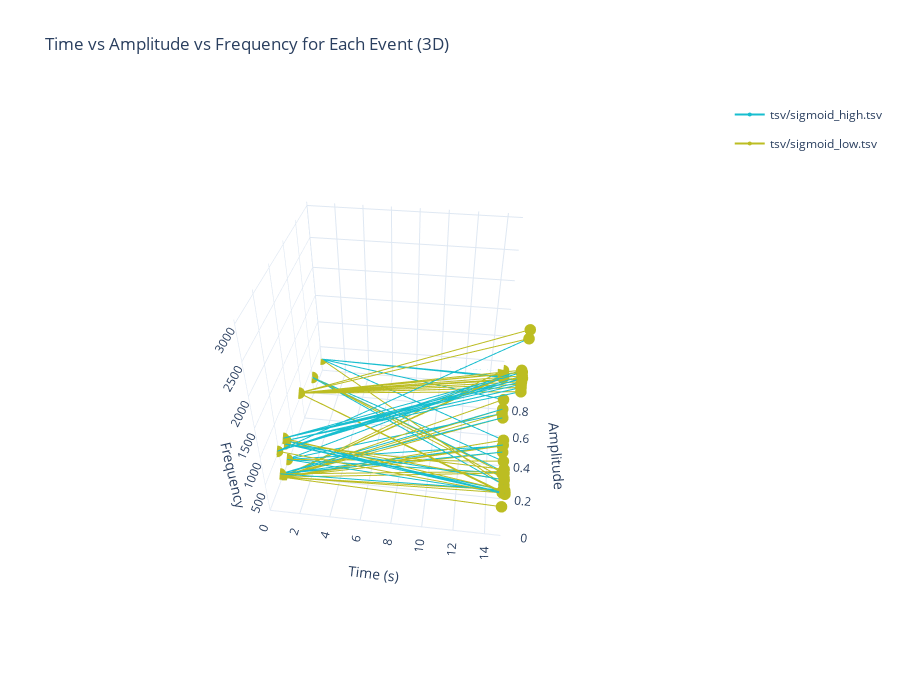

Notebook code cell kept with this figure:
### Markdown cell above
3D for data with time domain

### Code cell
from py_scripts.multiplotter import plot_combined_3d

plot_combined_3d(files=['tsv/sigmoid_high.tsv', 'tsv/sigmoid_low.tsv'])

# Sample usage:
# plot_combined_3d(files=['file1.tsv', 'file2.tsv'], labels=['File1', 'File2'])
# or
# plot_combined_3d(dfs=[df1, df2], labels=['DataFrame1', 'DataFrame2'])

### Figure 1 — Plotly figure (JSON) as saved in the notebook; plotly's stock layout.template omitted (floating-point values rounded to 4 significant figures)
{"data": [{"legendgroup": "tsv/sigmoid_high.tsv", "line": {"color": "#17becf", "width": 2}, "marker": {"color": "#17becf", "size": 4}, "mode": "lines+markers", "name": "tsv/sigmoid_high.tsv", "showlegend": true, "type": "scatter3d", "x": [0, 15], "y": [0.185, 0.1276], "z": [31.25, 97.37]}, {"legendgroup": "tsv/sigmoid_high.tsv", "line": {"color": "#17becf", "width": 2}, "marker": {"color": "#17becf", "size": 4}, "mode": "lines+markers", "name": "tsv/sigmoid_high.tsv", "showlegend": false, "type": "scatter3d", "x": [0, 15], "y": [0.2831, 0.7301], "z": [75, 105.3]}, {"legendgroup": "tsv/sigmoid_high.tsv", "line": {"color": "#17becf", "width": 2}, "marker": {"color": "#17becf", "size": 4}, "mode": "lines+markers", "name": "tsv/sigmoid_high.tsv", "showlegend": false, "type": "scatter3d", "x": [0, 15], "y": [0.2831, 0.3204], "z": [75, 110.5]}, {"legendgroup": "tsv/sigmoid_high.tsv", "line": {"color": "#17becf", "width": 2}, "marker": {"color": "#17becf", "size": 4}, "mode": "lines+markers", "name": "tsv/sigmoid_high.tsv", "showlegend": false, "type": "scatter3d", "x": [0, 15], "y": [0.2831, 0.1786], "z": [75, 194.7]}, {"legendgroup": "tsv/sigmoid_high.tsv", "line": {"color": "#17becf", "width": 2}, "marker": {"color": "#17becf", "size": 4}, "mode": "lines+markers", "name": "tsv/sigmoid_high.tsv", "showlegend": false, "type": "scatter3d", "x": [0, 15], "y": [0.2831, 0.4651], "z": [75, 202.6]}, {"legendgroup": "tsv/sigmoid_high.tsv", "line": {"color": "#17becf", "width": 2}, "marker": {"color": "#17becf", "size": 4}, "mode": "lines+markers", "name": "tsv/sigmoid_high.tsv", "showlegend": false, "type": "scatter3d", "x": [0, 15], "y": [0.2831, 0.9797], "z": [75, 210.5]}, {"legendgroup": "tsv/sigmoid_high.tsv", "line": {"color": "#17becf", "width": 2}, "marker": {"color": "#17becf", "size": 4}, "mode": "lines+markers", "name": "tsv/sigmoid_high.tsv", "showlegend": false, "type": "scatter3d", "x": [0, 15], "y": [0.1758, 0.7229], "z": [127.5, 215.8]}, {"legendgroup": "tsv/sigmoid_high.tsv", "line": {"color": "#17becf", "width": 2}, "marker": {"color": "#17becf", "size": 4}, "mode": "lines+markers", "name": "tsv/sigmoid_high.tsv", "showlegend": false, "type": "scatter3d", "x": [0, 15], "y": [0.1758, 0.6551], "z": [127.5, 223.7]}, {"legendgroup": "tsv/sigmoid_high.tsv", "line": {"color": "#17becf", "width": 2}, "marker": {"color": "#17becf", "size": 4}, "mode": "lines+markers", "name": "tsv/sigmoid_high.tsv", "showlegend": false, "type": "scatter3d", "x": [0, 15], "y": [0.1758, 0.4158], "z": [127.5, 228.9]}, {"legendgroup": "tsv/sigmoid_high.tsv", "line": {"color": "#17becf", "width": 2}, "marker": {"color": "#17becf", "size": 4}, "mode": "lines+markers", "name": "tsv/sigmoid_high.tsv", "showlegend": false, "type": "scatter3d", "x": [0, 15], "y": [0.1758, 0.1668], "z": [127.5, 292.1]}, {"legendgroup": "tsv/sigmoid_high.tsv", "line": {"color": "#17becf", "width": 2}, "marker": {"color": "#17becf", "size": 4}, "mode": "lines+markers", "name": "tsv/sigmoid_high.tsv", "showlegend": false, "type": "scatter3d", "x": [0, 15], "y": [0.1758, 0.4394], "z": [127.5, 300]}, {"legendgroup": "tsv/sigmoid_high.tsv", "line": {"color": "#17becf", "width": 2}, "marker": {"color": "#17becf", "size": 4}, "mode": "lines+markers", "name": "tsv/sigmoid_high.tsv", "showlegend": false, "type": "scatter3d", "x": [0, 15], "y": [1, 0.9506], "z": [238.8, 307.9]}, {"legendgroup": "tsv/sigmoid_high.tsv", "line": {"color": "#17becf", "width": 2}, "marker": {"color": "#17becf", "size": 4}, "mode": "lines+markers", "name": "tsv/sigmoid_high.tsv", "showlegend": false, "type": "scatter3d", "x": [0, 15], "y": [1, 1], "z": [238.8, 313.2]}, {"legendgroup": "tsv/sigmoid_high.tsv", "line": {"color": "#17becf", "width": 2}, "marker": {"color": "#17becf", "size": 4}, "mode": "lines+markers", "name": "tsv/sigmoid_high.tsv", "showlegend": false, "type": "scatter3d", "x": [0, 15], "y": [1, 0.9367], "z": [238.8, 321.1]}, {"legendgroup": "tsv/sigmoid_high.tsv", "line": {"color": "#17becf", "width": 2}, "marker": {"color": "#17becf", "size": 4}, "mode": "lines+markers", "name": "tsv/sigmoid_high.tsv", "showlegend": false, "type": "scatter3d", "x": [0, 15], "y": [1, 0.754], "z": [238.8, 328.9]}, {"legendgroup": "tsv/sigmoid_high.tsv", "line": {"color": "#17becf", "width": 2}, "marker": {"color": "#17becf", "size": 4}, "mode": "lines+markers", "name": "tsv/sigmoid_high.tsv", "showlegend": false, "type": "scatter3d", "x": [0, 15], "y": [1, 0.4599], "z": [238.8, 334.2]}, {"legendgroup": "tsv/sigmoid_high.tsv", "line": {"color": "#17becf", "width": 2}, "marker": {"color": "#17becf", "size": 4}, "mode": "lines+markers", "name": "tsv/sigmoid_high.tsv", "showlegend": false, "type": "scatter3d", "x": [0, 15], "y": [0.803, 0.3228], "z": [321.2, 339.5]}, {"legendgroup": "tsv/sigmoid_high.tsv", "line": {"color": "#17becf", "width": 2}, "marker": {"color": "#17becf", "size": 4}, "mode": "lines+markers", "name": "tsv/sigmoid_high.tsv", "showlegend": false, "type": "scatter3d", "x": [0, 15], "y": [0.803, 0.2584], "z": [321.2, 344.7]}, {"legendgroup": "tsv/sigmoid_high.tsv", "line": {"color": "#17becf", "width": 2}, "marker": {"color": "#17becf", "size": 4}, "mode": "lines+markers", "name": "tsv/sigmoid_high.tsv", "showlegend": false, "type": "scatter3d", "x": [0, 15], "y": [0.803, 0.1615], "z": [321.2, 407.9]}, {"legendgroup": "tsv/sigmoid_high.tsv", "line": {"color": "#17becf", "width": 2}, "marker": {"color": "#17becf", "size": 4}, "mode": "lines+markers", "name": "tsv/sigmoid_high.tsv", "showlegend": false, "type": "scatter3d", "x": [0, 15], "y": [0.803, 0.227], "z": [321.2, 415.8]}, {"legendgroup": "tsv/sigmoid_high.tsv", "line": {"color": "#17becf", "width": 2}, "marker": {"color": "#17becf", "size": 4}, "mode": "lines+markers", "name": "tsv/sigmoid_high.tsv", "showlegend": false, "type": "scatter3d", "x": [0, 15], "y": [0.803, 0.1941], "z": [321.2, 426.3]}, {"legendgroup": "tsv/sigmoid_high.tsv", "line": {"color": "#17becf", "width": 2}, "marker": {"color": "#17becf", "size": 4}, "mode": "lines+markers", "name": "tsv/sigmoid_high.tsv", "showlegend": false, "type": "scatter3d", "x": [0, 15], "y": [0.2814, 0.2443], "z": [393.8, 434.2]}, {"legendgroup": "tsv/sigmoid_high.tsv", "line": {"color": "#17becf", "width": 2}, "marker": {"color": "#17becf", "size": 4}, "mode": "lines+markers", "name": "tsv/sigmoid_high.tsv", "showlegend": false, "type": "scatter3d", "x": [0, 15], "y": [0.2814, 0.1813], "z": [393.8, 439.5]}, {"legendgroup": "tsv/sigmoid_high.tsv", "line": {"color": "#17becf", "width": 2}, "marker": {"color": "#17becf", "size": 4}, "mode": "lines+markers", "name": "tsv/sigmoid_high.tsv", "showlegend": false, "type": "scatter3d", "x": [0, 15], "y": [0.2814, 0.1005], "z": [393.8, 513.2]}, {"legendgroup": "tsv/sigmoid_high.tsv", "line": {"color": "#17becf", "width": 2}, "marker": {"color": "#17becf", "size": 4}, "mode": "lines+markers", "name": "tsv/sigmoid_high.tsv", "showlegend": false, "type": "scatter3d", "x": [0, 15], "y": [0.2814, 0.08304], "z": [393.8, 518.4]}, {"legendgroup": "tsv/sigmoid_high.tsv", "line": {"color": "#17becf", "width": 2}, "marker": {"color": "#17becf", "size": 4}, "mode": "lines+markers", "name": "tsv/sigmoid_high.tsv", "showlegend": false, "type": "scatter3d", "x": [0, 15], "y": [0.3005, 0.07603], "z": [398.8, 528.9]}, {"legendgroup": "tsv/sigmoid_high.tsv", "line": {"color": "#17becf", "width": 2}, "marker": {"color": "#17becf", "size": 4}, "mode": "lines+markers", "name": "tsv/sigmoid_high.tsv", "showlegend": false, "type": "scatter3d", "x": [0, 15], "y": [0.3005, 0.07945], "z": [398.8, 539.5]}, {"legendgroup": "tsv/sigmoid_high.tsv", "line": {"color": "#17becf", "width": 2}, "marker": {"color": "#17becf", "size": 4}, "mode": "lines+markers", "name": "tsv/sigmoid_high.tsv", "showlegend": false, "type": "scatter3d", "x": [0, 15], "y": [0.3005, 0.06912], "z": [398.8, 2239.0]}, {"legendgroup": "tsv/sigmoid_high.tsv", "line": {"color": "#17becf", "width": 2}, "marker": {"color": "#17becf", "size": 4}, "mode": "lines+markers", "name": "tsv/sigmoid_high.tsv", "showlegend": false, "type": "scatter3d", "x": [0, 15], "y": [0.3005, 0.08505], "z": [398.8, 2258.0]}, {"legendgroup": "tsv/sigmoid_high.tsv", "line": {"color": "#17becf", "width": 2}, "marker": {"color": "#17becf", "size": 4}, "mode": "lines+markers", "name": "tsv/sigmoid_high.tsv", "showlegend": false, "type": "scatter3d", "x": [0, 15], "y": [0.3005, 0.08249], "z": [398.8, 2266.0]}, {"legendgroup": "tsv/sigmoid_high.tsv", "line": {"color": "#17becf", "width": 2}, "marker": {"color": "#17becf", "size": 4}, "mode": "lines+markers", "name": "tsv/sigmoid_high.tsv", "showlegend": false, "type": "scatter3d", "x": [0, 15], "y": [0.2761, 0.09542], "z": [518.8, 2279.0]}, {"legendgroup": "tsv/sigmoid_high.tsv", "line": {"color": "#17becf", "width": 2}, "marker": {"color": "#17becf", "size": 4}, "mode": "lines+markers", "name": "tsv/sigmoid_high.tsv", "showlegend": false, "type": "scatter3d", "x": [0, 15], "y": [0.2761, 0.0959], "z": [518.8, 2313.0]}, {"legendgroup": "tsv/sigmoid_high.tsv", "line": {"color": "#17becf", "width": 2}, "marker": {"color": "#17becf", "size": 4}, "mode": "lines+markers", "name": "tsv/sigmoid_high.tsv", "showlegend": false, "type": "scatter3d", "x": [0, 15], "y": [0.2761, 0.1073], "z": [518.8, 2324.0]}, {"legendgroup": "tsv/sigmoid_high.tsv", "line": {"color": "#17becf", "width": 2}, "marker": {"color": "#17becf", "size": 4}, "mode": "lines+markers", "name": "tsv/sigmoid_high.tsv", "showlegend": false, "type": "scatter3d", "x": [0, 15], "y": [0.2761, 0.1419], "z": [518.8, 2332.0]}, {"legendgroup": "tsv/sigmoid_high.tsv", "line": {"color": "#17becf", "width": 2}, "marker": {"color": "#17becf", "size": 4}, "mode": "lines+markers", "name": "tsv/sigmoid_high.tsv", "showlegend": false, "type": "scatter3d", "x": [0, 15], "y": [0.2761, 0.09939], "z": [518.8, 2345.0]}, {"legendgroup": "tsv/sigmoid_high.tsv", "line": {"color": "#17becf", "width": 2}, "marker": {"color": "#17becf", "size": 4}, "mode": "lines+markers", "name": "tsv/sigmoid_high.tsv", "showlegend": false, "type": "scatter3d", "x": [0, 15], "y": [0.1844, 0.1442], "z": [546.2, 2361.0]}, {"legendgroup": "tsv/sigmoid_high.tsv", "line": {"color": "#17becf", "width": 2}, "marker": {"color": "#17becf", "size": 4}, "mode": "lines+markers", "name": "tsv/sigmoid_high.tsv", "showlegend": false, "type": "scatter3d", "x": [0, 15], "y": [0.1844, 0.1022], "z": [546.2, 2382.0]}, {"legendgroup": "tsv/sigmoid_high.tsv", "line": {"color": "#17becf", "width": 2}, "marker": {"color": "#17becf", "size": 4}, "mode": "lines+markers", "name": "tsv/sigmoid_high.tsv", "showlegend": false, "type": "scatter3d", "x": [0, 15], "y": [0.1844, 0.08533], "z": [546.2, 2392.0]}, {"legendgroup": "tsv/sigmoid_high.tsv", "line": {"color": "#17becf", "width": 2}, "marker": {"color": "#17becf", "size": 4}, "mode": "lines+markers", "name": "tsv/sigmoid_high.tsv", "showlegend": false, "type": "scatter3d", "x": [0, 15], "y": [0.1844, 0.1179], "z": [546.2, 2397.0]}, {"legendgroup": "tsv/sigmoid_high.tsv", "line": {"color": "#17becf", "width": 2}, "marker": {"color": "#17becf", "size": 4}, "mode": "lines+markers", "name": "tsv/sigmoid_high.tsv", "showlegend": false, "type": "scatter3d", "x": [0, 15], "y": [0.1844, 0.06906], "z": [546.2, 2953.0]}, {"legendgroup": "tsv/sigmoid_high.tsv", "line": {"color": "#17becf", "width": 2}, "marker": {"color": "#17becf", "size": 4}, "mode": "lines+markers", "name": "tsv/sigmoid_high.tsv", "showlegend": false, "type": "scatter3d", "x": [0, 15], "y": [0.5658, 0.07315], "z": [600, 3055.0]}, {"legendgroup": "tsv/sigmoid_low.tsv", "line": {"color": "#bcbd22", "width": 2}, "marker": {"color": "#bcbd22", "size": 4}, "mode": "lines+markers", "name": "tsv/sigmoid_low.tsv", "showlegend": true, "type": "scatter3d", "x": [0, 15], "y": [0.185, 0.1276], "z": [31.25, 97.37]}, {"legendgroup": "tsv/sigmoid_low.tsv", "line": {"color": "#bcbd22", "width": 2}, "marker": {"color": "#bcbd22", "size": 4}, "mode": "lines+markers", "name": "tsv/sigmoid_low.tsv", "showlegend": false, "type": "scatter3d", "x": [0, 15], "y": [0.185, 0.7301], "z": [31.25, 105.3]}, {"legendgroup": "tsv/sigmoid_low.tsv", "line": {"color": "#bcbd22", "width": 2}, "marker": {"color": "#bcbd22", "size": 4}, "mode": "lines+markers", "name": "tsv/sigmoid_low.tsv", "showlegend": false, "type": "scatter3d", "x": [0, 15], "y": [0.185, 0.3204], "z": [31.25, 110.5]}, {"legendgroup": "tsv/sigmoid_low.tsv", "line": {"color": "#bcbd22", "width": 2}, "marker": {"color": "#bcbd22", "size": 4}, "mode": "lines+markers", "name": "tsv/sigmoid_low.tsv", "showlegend": false, "type": "scatter3d", "x": [0, 15], "y": [0.185, 0.1786], "z": [31.25, 194.7]}, {"legendgroup": "tsv/sigmoid_low.tsv", "line": {"color": "#bcbd22", "width": 2}, "marker": {"color": "#bcbd22", "size": 4}, "mode": "lines+markers", "name": "tsv/sigmoid_low.tsv", "showlegend": false, "type": "scatter3d", "x": [0, 15], "y": [0.185, 0.4651], "z": [31.25, 202.6]}, {"legendgroup": "tsv/sigmoid_low.tsv", "line": {"color": "#bcbd22", "width": 2}, "marker": {"color": "#bcbd22", "size": 4}, "mode": "lines+markers", "name": "tsv/sigmoid_low.tsv", "showlegend": false, "type": "scatter3d", "x": [0, 15], "y": [0.185, 0.9797], "z": [31.25, 210.5]}, {"legendgroup": "tsv/sigmoid_low.tsv", "line": {"color": "#bcbd22", "width": 2}, "marker": {"color": "#bcbd22", "size": 4}, "mode": "lines+markers", "name": "tsv/sigmoid_low.tsv", "showlegend": false, "type": "scatter3d", "x": [0, 15], "y": [0.185, 0.7229], "z": [31.25, 215.8]}, {"legendgroup": "tsv/sigmoid_low.tsv", "line": {"color": "#bcbd22", "width": 2}, "marker": {"color": "#bcbd22", "size": 4}, "mode": "lines+markers", "name": "tsv/sigmoid_low.tsv", "showlegend": false, "type": "scatter3d", "x": [0, 15], "y": [0.185, 0.6551], "z": [31.25, 223.7]}, {"legendgroup": "tsv/sigmoid_low.tsv", "line": {"color": "#bcbd22", "width": 2}, "marker": {"color": "#bcbd22", "size": 4}, "mode": "lines+markers", "name": "tsv/sigmoid_low.tsv", "showlegend": false, "type": "scatter3d", "x": [0, 15], "y": [0.185, 0.4158], "z": [31.25, 228.9]}, {"legendgroup": "tsv/sigmoid_low.tsv", "line": {"color": "#bcbd22", "width": 2}, "marker": {"color": "#bcbd22", "size": 4}, "mode": "lines+markers", "name": "tsv/sigmoid_low.tsv", "showlegend": false, "type": "scatter3d", "x": [0, 15], "y": [0.185, 0.1668], "z": [31.25, 292.1]}, {"legendgroup": "tsv/sigmoid_low.tsv", "line": {"color": "#bcbd22", "width": 2}, "marker": {"color": "#bcbd22", "size": 4}, "mode": "lines+markers", "name": "tsv/sigmoid_low.tsv", "showlegend": false, "type": "scatter3d", "x": [0, 15], "y": [0.185, 0.4394], "z": [31.25, 300]}, {"legendgroup": "tsv/sigmoid_low.tsv", "line": {"color": "#bcbd22", "width": 2}, "marker": {"color": "#bcbd22", "size": 4}, "mode": "lines+markers", "name": "tsv/sigmoid_low.tsv", "showlegend": false, "type": "scatter3d", "x": [0, 15], "y": [0.185, 0.9506], "z": [31.25, 307.9]}, {"legendgroup": "tsv/sigmoid_low.tsv", "line": {"color": "#bcbd22", "width": 2}, "marker": {"color": "#bcbd22", "size": 4}, "mode": "lines+markers", "name": "tsv/sigmoid_low.tsv", "showlegend": false, "type": "scatter3d", "x": [0, 15], "y": [0.185, 1], "z": [31.25, 313.2]}, {"legendgroup": "tsv/sigmoid_low.tsv", "line": {"color": "#bcbd22", "width": 2}, "marker": {"color": "#bcbd22", "size": 4}, "mode": "lines+markers", "name": "tsv/sigmoid_low.tsv", "showlegend": false, "type": "scatter3d", "x": [0, 15], "y": [0.185, 0.9367], "z": [31.25, 321.1]}, {"legendgroup": "tsv/sigmoid_low.tsv", "line": {"color": "#bcbd22", "width": 2}, "marker": {"color": "#bcbd22", "size": 4}, "mode": "lines+markers", "name": "tsv/sigmoid_low.tsv", "showlegend": false, "type": "scatter3d", "x": [0, 15], "y": [0.185, 0.754], "z": [31.25, 328.9]}, {"legendgroup": "tsv/sigmoid_low.tsv", "line": {"color": "#bcbd22", "width": 2}, "marker": {"color": "#bcbd22", "size": 4}, "mode": "lines+markers", "name": "tsv/sigmoid_low.tsv", "showlegend": false, "type": "scatter3d", "x": [0, 15], "y": [0.185, 0.4599], "z": [31.25, 334.2]}, {"legendgroup": "tsv/sigmoid_low.tsv", "line": {"color": "#bcbd22", "width": 2}, "marker": {"color": "#bcbd22", "size": 4}, "mode": "lines+markers", "name": "tsv/sigmoid_low.tsv", "showlegend": false, "type": "scatter3d", "x": [0, 15], "y": [0.2831, 0.3228], "z": [75, 339.5]}, {"legendgroup": "tsv/sigmoid_low.tsv", "line": {"color": "#bcbd22", "width": 2}, "marker": {"color": "#bcbd22", "size": 4}, "mode": "lines+markers", "name": "tsv/sigmoid_low.tsv", "showlegend": false, "type": "scatter3d", "x": [0, 15], "y": [0.1758, 0.2584], "z": [127.5, 344.7]}, {"legendgroup": "tsv/sigmoid_low.tsv", "line": {"color": "#bcbd22", "width": 2}, "marker": {"color": "#bcbd22", "size": 4}, "mode": "lines+markers", "name": "tsv/sigmoid_low.tsv", "showlegend": false, "type": "scatter3d", "x": [0, 15], "y": [1, 0.1615], "z": [238.8, 407.9]}, {"legendgroup": "tsv/sigmoid_low.tsv", "line": {"color": "#bcbd22", "width": 2}, "marker": {"color": "#bcbd22", "size": 4}, "mode": "lines+markers", "name": "tsv/sigmoid_low.tsv", "showlegend": false, "type": "scatter3d", "x": [0, 15], "y": [0.803, 0.227], "z": [321.2, 415.8]}, {"legendgroup": "tsv/sigmoid_low.tsv", "line": {"color": "#bcbd22", "width": 2}, "marker": {"color": "#bcbd22", "size": 4}, "mode": "lines+markers", "name": "tsv/sigmoid_low.tsv", "showlegend": false, "type": "scatter3d", "x": [0, 15], "y": [0.803, 0.1941], "z": [321.2, 426.3]}, {"legendgroup": "tsv/sigmoid_low.tsv", "line": {"color": "#bcbd22", "width": 2}, "marker": {"color": "#bcbd22", "size": 4}, "mode": "lines+markers", "name": "tsv/sigmoid_low.tsv", "showlegend": false, "type": "scatter3d", "x": [0, 15], "y": [0.2814, 0.2443], "z": [393.8, 434.2]}, {"legendgroup": "tsv/sigmoid_low.tsv", "line": {"color": "#bcbd22", "width": 2}, "marker": {"color": "#bcbd22", "size": 4}, "mode": "lines+markers", "name": "tsv/sigmoid_low.tsv", "showlegend": false, "type": "scatter3d", "x": [0, 15], "y": [0.3005, 0.1813], "z": [398.8, 439.5]}, {"legendgroup": "tsv/sigmoid_low.tsv", "line": {"color": "#bcbd22", "width": 2}, "marker": {"color": "#bcbd22", "size": 4}, "mode": "lines+markers", "name": "tsv/sigmoid_low.tsv", "showlegend": false, "type": "scatter3d", "x": [0, 15], "y": [0.2761, 0.1005], "z": [518.8, 513.2]}, {"legendgroup": "tsv/sigmoid_low.tsv", "line": {"color": "#bcbd22", "width": 2}, "marker": {"color": "#bcbd22", "size": 4}, "mode": "lines+markers", "name": "tsv/sigmoid_low.tsv", "showlegend": false, "type": "scatter3d", "x": [0, 15], "y": [0.1844, 0.08304], "z": [546.2, 518.4]}, {"legendgroup": "tsv/sigmoid_low.tsv", "line": {"color": "#bcbd22", "width": 2}, "marker": {"color": "#bcbd22", "size": 4}, "mode": "lines+markers", "name": "tsv/sigmoid_low.tsv", "showlegend": false, "type": "scatter3d", "x": [0, 15], "y": [0.5658, 0.07603], "z": [600, 528.9]}, {"legendgroup": "tsv/sigmoid_low.tsv", "line": {"color": "#bcbd22", "width": 2}, "marker": {"color": "#bcbd22", "size": 4}, "mode": "lines+markers", "name": "tsv/sigmoid_low.tsv", "showlegend": false, "type": "scatter3d", "x": [0, 15], "y": [0.5658, 0.07945], "z": [600, 539.5]}, {"legendgroup": "tsv/sigmoid_low.tsv", "line": {"color": "#bcbd22", "width": 2}, "marker": {"color": "#bcbd22", "size": 4}, "mode": "lines+markers", "name": "tsv/sigmoid_low.tsv", "showlegend": false, "type": "scatter3d", "x": [0, 15], "y": [0.5658, 0.06912], "z": [600, 2239.0]}, {"legendgroup": "tsv/sigmoid_low.tsv", "line": {"color": "#bcbd22", "width": 2}, "marker": {"color": "#bcbd22", "size": 4}, "mode": "lines+markers", "name": "tsv/sigmoid_low.tsv", "showlegend": false, "type": "scatter3d", "x": [0, 15], "y": [0.5658, 0.08505], "z": [600, 2258.0]}, {"legendgroup": "tsv/sigmoid_low.tsv", "line": {"color": "#bcbd22", "width": 2}, "marker": {"color": "#bcbd22", "size": 4}, "mode": "lines+markers", "name": "tsv/sigmoid_low.tsv", "showlegend": false, "type": "scatter3d", "x": [0, 15], "y": [0.5658, 0.08249], "z": [600, 2266.0]}, {"legendgroup": "tsv/sigmoid_low.tsv", "line": {"color": "#bcbd22", "width": 2}, "marker": {"color": "#bcbd22", "size": 4}, "mode": "lines+markers", "name": "tsv/sigmoid_low.tsv", "showlegend": false, "type": "scatter3d", "x": [0, 15], "y": [0.5658, 0.09542], "z": [600, 2279.0]}, {"legendgroup": "tsv/sigmoid_low.tsv", "line": {"color": "#bcbd22", "width": 2}, "marker": {"color": "#bcbd22", "size": 4}, "mode": "lines+markers", "name": "tsv/sigmoid_low.tsv", "showlegend": false, "type": "scatter3d", "x": [0, 15], "y": [0.5658, 0.0959], "z": [600, 2313.0]}, {"legendgroup": "tsv/sigmoid_low.tsv", "line": {"color": "#bcbd22", "width": 2}, "marker": {"color": "#bcbd22", "size": 4}, "mode": "lines+markers", "name": "tsv/sigmoid_low.tsv", "showlegend": false, "type": "scatter3d", "x": [0, 15], "y": [0.5658, 0.1073], "z": [600, 2324.0]}, {"legendgroup": "tsv/sigmoid_low.tsv", "line": {"color": "#bcbd22", "width": 2}, "marker": {"color": "#bcbd22", "size": 4}, "mode": "lines+markers", "name": "tsv/sigmoid_low.tsv", "showlegend": false, "type": "scatter3d", "x": [0, 15], "y": [0.5658, 0.1419], "z": [600, 2332.0]}, {"legendgroup": "tsv/sigmoid_low.tsv", "line": {"color": "#bcbd22", "width": 2}, "marker": {"color": "#bcbd22", "size": 4}, "mode": "lines+markers", "name": "tsv/sigmoid_low.tsv", "showlegend": false, "type": "scatter3d", "x": [0, 15], "y": [0.5658, 0.09939], "z": [600, 2345.0]}, {"legendgroup": "tsv/sigmoid_low.tsv", "line": {"color": "#bcbd22", "width": 2}, "marker": {"color": "#bcbd22", "size": 4}, "mode": "lines+markers", "name": "tsv/sigmoid_low.tsv", "showlegend": false, "type": "scatter3d", "x": [0, 15], "y": [0.5658, 0.1442], "z": [600, 2361.0]}, {"legendgroup": "tsv/sigmoid_low.tsv", "line": {"color": "#bcbd22", "width": 2}, "marker": {"color": "#bcbd22", "size": 4}, "mode": "lines+markers", "name": "tsv/sigmoid_low.tsv", "showlegend": false, "type": "scatter3d", "x": [0, 15], "y": [0.5658, 0.1022], "z": [600, 2382.0]}, {"legendgroup": "tsv/sigmoid_low.tsv", "line": {"color": "#bcbd22", "width": 2}, "marker": {"color": "#bcbd22", "size": 4}, "mode": "lines+markers", "name": "tsv/sigmoid_low.tsv", "showlegend": false, "type": "scatter3d", "x": [0, 15], "y": [0.5658, 0.08533], "z": [600, 2392.0]}, {"legendgroup": "tsv/sigmoid_low.tsv", "line": {"color": "#bcbd22", "width": 2}, "marker": {"color": "#bcbd22", "size": 4}, "mode": "lines+markers", "name": "tsv/sigmoid_low.tsv", "showlegend": false, "type": "scatter3d", "x": [0, 15], "y": [0.5658, 0.1179], "z": [600, 2397.0]}, {"legendgroup": "tsv/sigmoid_low.tsv", "line": {"color": "#bcbd22", "width": 2}, "marker": {"color": "#bcbd22", "size": 4}, "mode": "lines+markers", "name": "tsv/sigmoid_low.tsv", "showlegend": false, "type": "scatter3d", "x": [0, 15], "y": [0.5658, 0.06906], "z": [600, 2953.0]}, {"legendgroup": "tsv/sigmoid_low.tsv", "line": {"color": "#bcbd22", "width": 2}, "marker": {"color": "#bcbd22", "size": 4}, "mode": "lines+markers", "name": "tsv/sigmoid_low.tsv", "showlegend": false, "type": "scatter3d", "x": [0, 15], "y": [0.5658, 0.07315], "z": [600, 3055.0]}], "layout": {"height": 700, "scene": {"aspectmode": "auto", "aspectratio": {"x": 1, "y": 1, "z": 1}, "camera": {"center": {"x": 0, "y": 0, "z": 0}, "eye": {"x": 0.2949, "y": -2.196, "z": 1.688}, "projection": {"type": "perspective"}, "up": {"x": 0, "y": 0, "z": 1}}, "xaxis": {"range": [0, 15], "title": {"text": "Time (s)"}, "type": "linear"}, "yaxis": {"range": [0, 1], "title": {"text": "Amplitude"}, "type": "linear"}, "zaxis": {"range": [0, 3055.0], "title": {"text": "Frequency"}, "type": "linear"}}, "showlegend": true, "title": {"text": "Time vs Amplitude vs Frequency for Each Event (3D)"}, "width": 900}}
